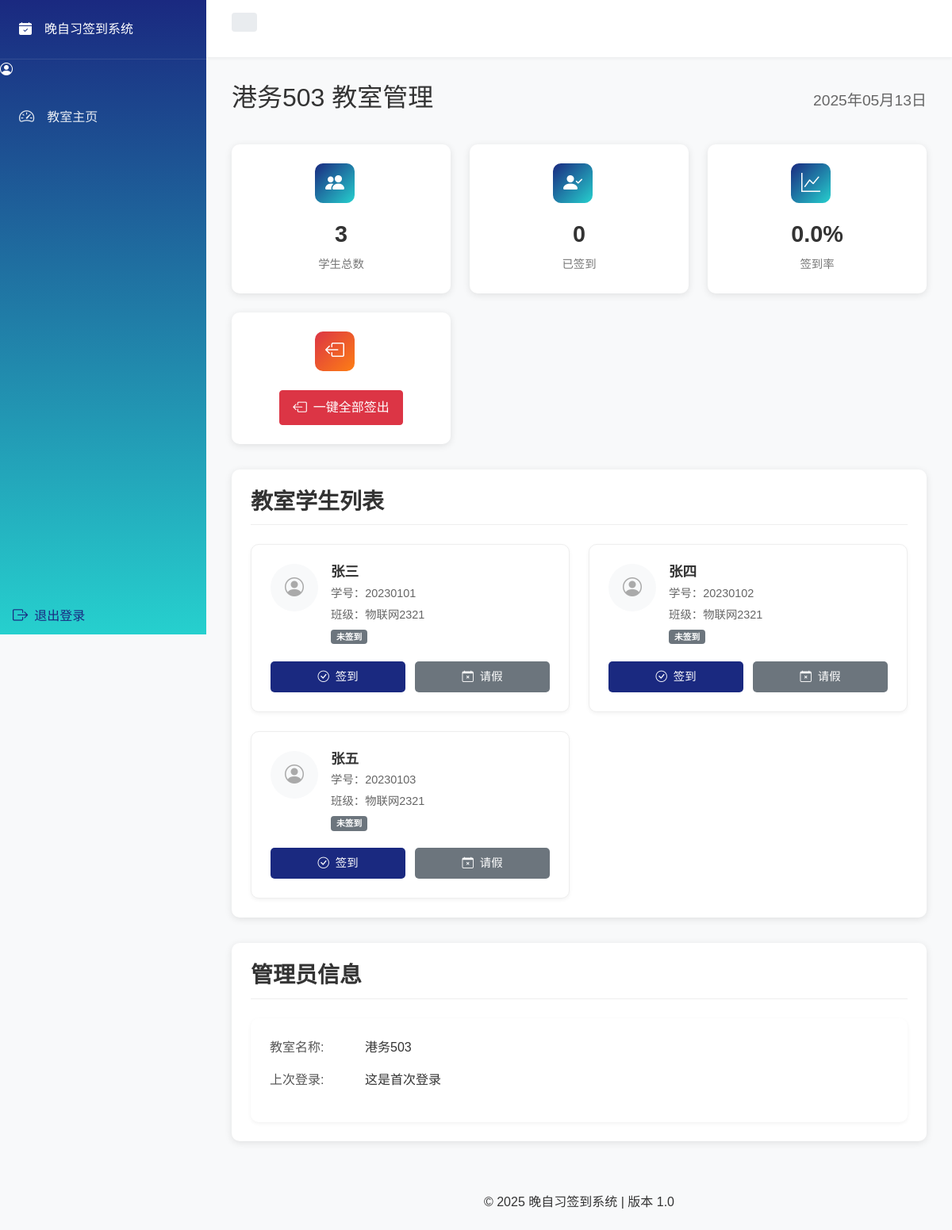
Page /classroom_admin (signed in) on the committed database.
### models.py (models this page shows, shortened)
class ClassroomAdmin(db.Model, UserMixin):
    __tablename__ = 'classroom_admins'
    id = db.Column(db.Integer, primary_key=True)
    username = db.Column(db.String(50), unique=True, nullable=False)  # 教室账号，如 g503
    classroom_name = db.Column(db.String(50), nullable=False)  # 教室名称，如 G503
    password_hash = db.Column(db.String(128))
    password_text = db.Column(db.String(50))  # 明文密码，用于显示
    is_active = db.Column(db.Boolean, default=True)
    created_at = db.Column(db.DateTime, default=datetime.utcnow)
    last_login = db.Column(db.DateTime)
    role = 'classroom_admin'
    students = db.relationship('User', backref='classroom', lazy=True)

class User(db.Model, UserMixin):
    __tablename__ = 'users'
    id = db.Column(db.Integer, primary_key=True)
    username = db.Column(db.String(50), unique=True, nullable=False)  # 用户名/学号
    password_hash = db.Column(db.String(128), nullable=False)
    name = db.Column(db.String(50), nullable=False)  # 姓名
    class_name = db.Column(db.String(50), nullable=True)  # 班级
    classroom_location = db.Column(db.String(50), nullable=True)  # 教室位置，如G503
    role = db.Column(db.String(10), nullable=False)  # 角色：student 或 teacher
    classroom_id = db.Column(db.Integer, db.ForeignKey('classroom_admins.id'), nullable=True)  # 关联的教室ID
    attendance_records = db.relationship('AttendanceRecord', backref='student', lazy=True)
    leave_records = db.relationship('LeaveRecord', backref='student', lazy=True,
                                   primaryjoin="User.id == LeaveRecord.student_id")

### app.py (the view)
@app.route('/classroom_admin')
@login_required
def classroom_admin_dashboard():
    if not isinstance(current_user, ClassroomAdmin):
        flash('无权访问教室管理员页面', 'danger')
        return redirect(url_for('index'))
    today = datetime.now().date()
    students = User.query.filter(
        User.role == 'student',
        db.func.upper(User.classroom_location) == db.func.upper(current_user.username)
    ).all()
    signed_in = db.session.query(User).join(
        AttendanceRecord, User.id == AttendanceRecord.student_id
    ).filter(
        db.func.upper(User.classroom_location) == db.func.upper(current_user.username),
        AttendanceRecord.date == today,
        AttendanceRecord.sign_in_time.isnot(None)
    ).count()
    total_students = len(students)
    signed_in_rate = round(signed_in / total_students * 100, 2) if total_students > 0 else 0
    return render_template('classroom_admin_dashboard.html',
                         classroom_name=current_user.classroom_name,
                         total_students=total_students,
                         signed_in=signed_in,
                         signed_in_rate=signed_in_rate,
                         students=students,
                         today=today)

### app.py (called while the page is built, shortened)
@login_manager.user_loader
def load_user(user_id):
    try:
        user_type, user_id = user_id.split('_')
        user_id = int(user_id)
        if user_type == 'user':
            return User.query.get(user_id)
        elif user_type == 'admin':
            return ClassroomAdmin.query.get(user_id)
    except ValueError:
        try:
            return User.query.get(int(user_id))
        except:
            logger.error(f"无法加载用户ID: {user_id}")
            return None
    except Exception as e:
        logger.error(f"加载用户时出错: {str(e)}")
        return None

@app.context_processor
def inject_now():
    return {'now': datetime.now()}

@app.context_processor
def inject_get_today_record():
    def get_today_record(student_id):
        today = datetime.now().date()
        attendance = AttendanceRecord.query.filter_by(
            student_id=student_id,
            date=today
        ).first()
        return attendance
    return {'get_today_record': get_today_record}

@app.context_processor
def inject_get_today_absence():
    def get_today_absence(student_id):
        today = datetime.now().date()
        absence = AbsenceRecord.query.filter_by(
            student_id=student_id,
            date=today
        ).first()
        return absence
    return {'get_today_absence': get_today_absence}

@app.context_processor
def inject_get_active_leave_record():
    def get_active_leave_record(student_id, attendance_id):
        return LeaveRecord.query.filter(
            LeaveRecord.student_id == student_id,
            LeaveRecord.attendance_id == attendance_id,
            LeaveRecord.return_time.is_(None)
        ).order_by(LeaveRecord.leave_time.desc()).first()
    return {'get_active_leave_record': get_active_leave_record}

@app.context_processor
def inject_get_latest_leave_record():
    def get_latest_leave_record(student_id, attendance_id):
        return LeaveRecord.query.filter(
            LeaveRecord.student_id == student_id,
            LeaveRecord.attendance_id == attendance_id
        ).order_by(LeaveRecord.leave_time.desc()).first()
    return {'get_latest_leave_record': get_latest_leave_record}

### templates/classroom_admin_dashboard.html (shortened to what this page needs)
{% extends 'base.html' %}
{% block content %}
<div class="dashboard-header">
    <h2>{{ classroom_name }} 教室管理</h2>
    <div class="today-date">{{ today.strftime('%Y年%m月%d日') }}</div>
</div>
<div class="dashboard-stats">
    <div class="stat-card">
        <div class="stat-icon">
            <i class="bi bi-people-fill"></i>
        </div>
        <div class="stat-content">
            <div class="stat-value">{{ total_students }}</div>
            <div class="stat-label">学生总数</div>
        </div>
    </div>
    <div class="stat-card">
        <div class="stat-icon">
            <i class="bi bi-person-check-fill"></i>
        </div>
        <div class="stat-content">
            <div class="stat-value">{{ signed_in }}</div>
            <div class="stat-label">已签到</div>
        </div>
    </div>
    <div class="stat-card">
        <div class="stat-icon">
            <i class="bi bi-graph-up"></i>
        </div>
        <div class="stat-content">
            <div class="stat-value">{{ signed_in_rate }}%</div>
            <div class="stat-label">签到率</div>
        </div>
    </div>
    <div class="stat-card">
        <div class="stat-icon" style="background: linear-gradient(135deg, #dc3545, #fd7e14);">
            <i class="bi bi-box-arrow-left"></i>
        </div>
        <div class="stat-content">
            <button id="signOutAllBtn" class="btn btn-danger mt-2" style="width: 100%;">
                <i class="bi bi-box-arrow-left"></i> 一键全部签出
            </button>
        </div>
    </div>
</div>
<div class="section">
    <h3>教室学生列表</h3>
    <div class="student-card-grid">
        {% for student in students %}
        <div class="student-card" data-student-id="{{ student.id }}">
            <div class="student-header">
                <div class="student-avatar">
                    <i class="bi bi-person-circle"></i>
                </div>
                <div class="student-info">
                    <h4>{{ student.name }}</h4>
                    <p class="student-id">学号：{{ student.username }}</p>
                    <p class="student-class">班级：{{ student.class_name }}</p>
                    <p class="student-status">
                        {% set today_record = get_today_record(student.id) %}
                        {% set today_absence = get_today_absence(student.id) %}
                        {% if today_absence %}
                            <span class="badge badge-info">已请假</span>
                        {% elif today_record and today_record.sign_out_time %}
                            <span class="badge badge-danger">已签出</span>
                        {% elif today_record and today_record.sign_in_time %}
                            <span class="badge badge-success">已签到</span>
                        {% else %}
                            <span class="badge badge-secondary">未签到</span>
                        {% endif %}
                    </p>
                </div>
            </div>
            <div class="student-actions">
                {% set today_record = get_today_record(student.id) %}
                {% set today_absence = get_today_absence(student.id) %}
                {% if today_absence %}
                    <div class="action-btn disabled">
                        <i class="bi bi-calendar-check"></i>
                        已请假({{ today_absence.absence_type }})
                    </div>
                {% elif today_record and today_record.sign_out_time %}
                    <div class="action-btn disabled">
                        <i class="bi bi-check-circle-fill"></i>
                        已签出
                    </div>
                {% else %}
                    <button class="action-btn signin-btn" onclick="handleSignIn('{{ student.id }}')">
                        <i class="bi bi-check-circle"></i>
                        签到
                    </button>
                    <button class="action-btn absence-btn" onclick="handleAbsence('{{ student.id }}', '{{ student.name }}')">
                        <i class="bi bi-calendar-x"></i>
                        请假
                    </button>
                {% endif %}
            </div>
        </div>
        {% else %}
        <div class="no-students">
            <i class="bi bi-exclamation-circle"></i>
            <p>暂无学生关联到该教室</p>
        </div>
        {% endfor %}
    </div>
</div>
<div class="section">
    <h3>管理员信息</h3>
    <div class="admin-info-card">
        <div class="info-group">
            <div class="info-label">教室名称:</div>
            <div class="info-value">{{ classroom_name }}</div>
        </div>
        <div class="info-group">
            <div class="info-label">上次登录:</div>
            <div class="info-value">
                {% if current_user.last_login %}
                {{ current_user.last_login.strftime('%Y-%m-%d %H:%M:%S') }}
                {% else %}
                这是首次登录
                {% endif %}
            </div>
        </div>
    </div>
</div>
{% endblock %}

### static/css/base.css (style rules this page uses)
:root { --primary-color: #1a2980; --secondary-color: #26d0ce; --text-color: #333; --bg-color: #f5f5f5; --white: #ffffff; --gray-100: #f8f9fa; --gray-200: #e9ecef; --gray-300: #dee2e6; --shadow-sm: 0 2px 4px rgba(0,0,0,0.05); --shadow-md: 0 0 20px rgba(0,0,0,0.05); --shadow-lg: 0 5px 25px rgba(0,0,0,0.1); --transition: all 0.3s ease; }
* { margin: 0; padding: 0; box-sizing: border-box; }
body { font-family: "Microsoft YaHei", sans-serif; line-height: 1.6; color: var(--text-color); background-color: #f8f9fa; min-height: 100vh; overflow-x: hidden; }
.btn { display: inline-flex; align-items: center; gap: 0.5rem; padding: 0.5rem 1rem; font-weight: 500; transition: all 0.2s ease; }
.btn i { font-size: 1.1rem; }

### static/css/components.css (style rules this page uses)
.stat-card { text-align: center; padding: 1.5rem; display: flex; flex-direction: column; align-items: center; justify-content: center; gap: 1rem; }
.badge { padding: 0.35em 0.65em; font-size: 0.75em; font-weight: 700; border-radius: 4px; text-transform: uppercase; }

### templates/classroom_admin_dashboard.html (style rules this page uses)
.dashboard-header { display: flex; justify-content: space-between; align-items: center; margin-bottom: 2rem; }
.today-date { font-size: 1.2rem; color: #666; }
.dashboard-stats { display: grid; grid-template-columns: repeat(auto-fit, minmax(250px, 1fr)); gap: 1.5rem; margin-bottom: 2rem; }
.stat-card { background: white; border-radius: 10px; padding: 1.5rem; display: flex; align-items: center; box-shadow: 0 2px 10px rgba(0,0,0,0.1); }
.stat-icon { width: 50px; height: 50px; background: linear-gradient(135deg, var(--primary-color), var(--secondary-color)); border-radius: 10px; display: flex; align-items: center; justify-content: center; color: white; font-size: 1.5rem; margin-right: 1rem; }
.stat-content { flex: 1; }
.stat-value { font-size: 1.8rem; font-weight: 700; color: #333; margin-bottom: 0.25rem; }
.stat-label { color: #777; font-size: 0.9rem; }
.section { background: white; border-radius: 10px; padding: 1.5rem; margin-bottom: 2rem; box-shadow: 0 2px 10px rgba(0,0,0,0.1); }
.section h3 { margin-bottom: 1.5rem; font-weight: 600; color: #333; border-bottom: 1px solid #eee; padding-bottom: 0.75rem; }
.student-card-grid { display: grid; grid-template-columns: repeat(auto-fill, minmax(300px, 1fr)); gap: 1.5rem; }
.student-card { background: white; border-radius: 10px; padding: 1.5rem; box-shadow: 0 2px 5px rgba(0,0,0,0.05); border: 1px solid #eee; transition: all 0.2s; }
.student-header { display: flex; margin-bottom: 1rem; }
.student-avatar { width: 60px; height: 60px; background: #f8f9fa; border-radius: 50%; display: flex; align-items: center; justify-content: center; margin-right: 1rem; color: #aaa; font-size: 1.5rem; }
.student-info { flex: 1; }
.student-info h4 { font-size: 1.1rem; margin-bottom: 0.25rem; font-weight: 600; }
.student-info p { margin-bottom: 0.25rem; color: #666; font-size: 0.9rem; }
.student-actions { display: grid; grid-template-columns: repeat(auto-fit, minmax(100px, 1fr)); gap: 0.75rem; margin-top: 1rem; }
.action-btn { display: flex; align-items: center; justify-content: center; padding: 0.5rem; border-radius: 5px; border: none; cursor: pointer; font-size: 0.9rem; transition: all 0.2s; }
.action-btn i { margin-right: 0.5rem; }
.signin-btn { background: var(--primary-color); color: white; }
.absence-btn { background: #6c757d; color: white; }
.admin-info-card { background: white; border-radius: 10px; padding: 1.5rem; box-shadow: 0 2px 5px rgba(0,0,0,0.05); }
.info-group { display: flex; margin-bottom: 1rem; }
.info-label { width: 120px; font-weight: 500; color: #555; }
.info-value { flex: 1; color: #333; }

### rows in the picture
ClassroomAdmin: classroom_name "港务503"
User: name "张三", username "20230101", class_name "物联网2321"
User: name "张四", username "20230102", class_name "物联网2321"
User: name "张五", username "20230103", class_name "物联网2321"

### other values in the picture
{{ total_students }} "3"
{{ signed_in }} "0"
{{ signed_in_rate }} "0.0"
